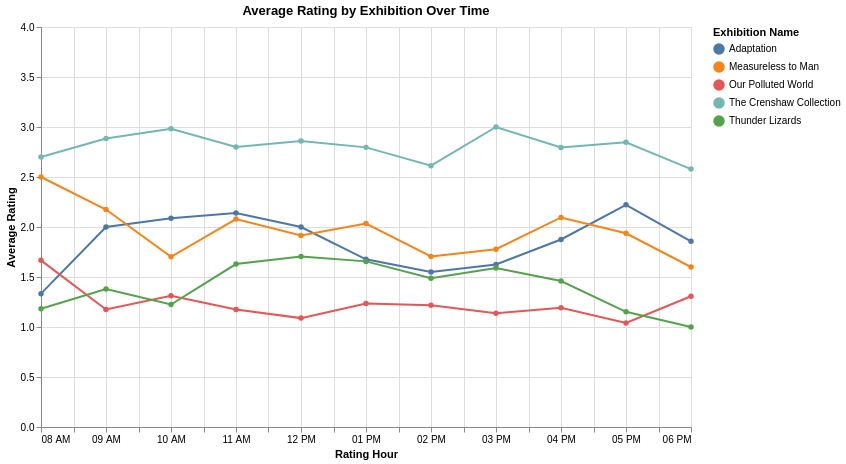

Here is the notebook cell this chart was saved with:
### Markdown cell above
## Visualisations - Average Rating by Exhibition Over Time

We can see how the average rating for each exhibition changes over the course of the day. The line chart allows us to identify trends and patterns in visitor ratings at different hours.

We can see that 'The Crenshaw Collection' tends to have higher average ratings during the morning hours, while other exhibitions show more consistent ratings throughout the day.

'Cetacean Sensations' is purposefully not included in the graph as there are no ratings available for this exhibition during the observed time period.

### Code cell
query = """
    SELECT
        EXTRACT(HOUR FROM r.time_at) AS rating_hour,
        e.exhibition_name,
        AVG(r.rating_value)::FLOAT AS avg_rating
    FROM exhibitions e
    JOIN ratings r USING (exhibition_id)
    GROUP BY EXTRACT(HOUR FROM r.time_at), e.exhibition_name
    ORDER BY rating_hour ASC;
    """
with conn.cursor() as cursor:
    cursor.execute(query)
    rows = cursor.fetchall()
    colnames = [desc[0] for desc in cursor.description]
    df = pd.DataFrame(rows, columns=colnames)

df

df['rating_hour'] = df['rating_hour'].astype(int)
df['rating_time'] = pd.to_datetime(df['rating_hour'].astype(int), format='%H')
df['avg_rating'] = df['avg_rating'].astype(float)

chart = alt.Chart(df).mark_line(point=True).encode(
    x=alt.X(
        'rating_time:T',
        title='Rating Hour',
        # Formats as '08 AM', '01 PM', etc.
        axis=alt.Axis(format='%I %p', labelAngle=0)
    ),
    y=alt.Y('avg_rating:Q', title='Average Rating',
            scale=alt.Scale(domain=[0, 4])),
    color=alt.Color('exhibition_name:N', title='Exhibition Name'),
    tooltip=[
        'exhibition_name',
        alt.Tooltip('rating_time:T', format='%I:%M %p', title='Hour'),
        alt.Tooltip('avg_rating:Q', format='.2f', title='Avg Rating')
    ]
).properties(
    title='Average Rating by Exhibition Over Time',
    width=650,
    height=400
)

chart

### Figure 1 — Vega-Lite specification as saved in the notebook (floating-point values rounded to 4 significant figures)
{"config": {"view": {"continuousWidth": 300, "continuousHeight": 300}}, "data": {"name": "data-0ffd875607414303c146bd408181ef12"}, "mark": {"type": "line", "point": true}, "encoding": {"color": {"field": "exhibition_name", "title": "Exhibition Name", "type": "nominal"}, "tooltip": [{"field": "exhibition_name", "type": "nominal"}, {"field": "rating_time", "format": "%I:%M %p", "title": "Hour", "type": "temporal"}, {"field": "avg_rating", "format": ".2f", "title": "Avg Rating", "type": "quantitative"}], "x": {"axis": {"format": "%I %p", "labelAngle": 0}, "field": "rating_time", "title": "Rating Hour", "type": "temporal"}, "y": {"field": "avg_rating", "scale": {"domain": [0, 4]}, "title": "Average Rating", "type": "quantitative"}}, "height": 400, "title": "Average Rating by Exhibition Over Time", "width": 650, "$schema": "https://vega.github.io/schema/vega-lite/v6.4.1.json", "datasets": {"data-0ffd875607414303c146bd408181ef12": [{"rating_hour": 8, "exhibition_name": "Adaptation", "avg_rating": 1.333, "rating_time": "1900-01-01T08:00:00"}, {"rating_hour": 8, "exhibition_name": "Measureless to Man", "avg_rating": 2.5, "rating_time": "1900-01-01T08:00:00"}, {"rating_hour": 8, "exhibition_name": "Our Polluted World", "avg_rating": 1.667, "rating_time": "1900-01-01T08:00:00"}, {"rating_hour": 8, "exhibition_name": "The Crenshaw Collection", "avg_rating": 2.7, "rating_time": "1900-01-01T08:00:00"}, {"rating_hour": 8, "exhibition_name": "Thunder Lizards", "avg_rating": 1.182, "rating_time": "1900-01-01T08:00:00"}, {"rating_hour": 9, "exhibition_name": "Adaptation", "avg_rating": 2.0, "rating_time": "1900-01-01T09:00:00"}, {"rating_hour": 9, "exhibition_name": "Measureless to Man", "avg_rating": 2.175, "rating_time": "1900-01-01T09:00:00"}, {"rating_hour": 9, "exhibition_name": "Our Polluted World", "avg_rating": 1.175, "rating_time": "1900-01-01T09:00:00"}, {"rating_hour": 9, "exhibition_name": "The Crenshaw Collection", "avg_rating": 2.885, "rating_time": "1900-01-01T09:00:00"}, {"rating_hour": 9, "exhibition_name": "Thunder Lizards", "avg_rating": 1.38, "rating_time": "1900-01-01T09:00:00"}, {"rating_hour": 10, "exhibition_name": "Adaptation", "avg_rating": 2.088, "rating_time": "1900-01-01T10:00:00"}, {"rating_hour": 10, "exhibition_name": "Measureless to Man", "avg_rating": 1.702, "rating_time": "1900-01-01T10:00:00"}, {"rating_hour": 10, "exhibition_name": "Our Polluted World", "avg_rating": 1.312, "rating_time": "1900-01-01T10:00:00"}, {"rating_hour": 10, "exhibition_name": "The Crenshaw Collection", "avg_rating": 2.981, "rating_time": "1900-01-01T10:00:00"}, {"rating_hour": 10, "exhibition_name": "Thunder Lizards", "avg_rating": 1.224, "rating_time": "1900-01-01T10:00:00"}, {"rating_hour": 11, "exhibition_name": "Adaptation", "avg_rating": 2.139, "rating_time": "1900-01-01T11:00:00"}, {"rating_hour": 11, "exhibition_name": "Measureless to Man", "avg_rating": 2.079, "rating_time": "1900-01-01T11:00:00"}, {"rating_hour": 11, "exhibition_name": "Our Polluted World", "avg_rating": 1.175, "rating_time": "1900-01-01T11:00:00"}, {"rating_hour": 11, "exhibition_name": "The Crenshaw Collection", "avg_rating": 2.8, "rating_time": "1900-01-01T11:00:00"}, {"rating_hour": 11, "exhibition_name": "Thunder Lizards", "avg_rating": 1.63, "rating_time": "1900-01-01T11:00:00"}, {"rating_hour": 12, "exhibition_name": "Adaptation", "avg_rating": 2.0, "rating_time": "1900-01-01T12:00:00"}, {"rating_hour": 12, "exhibition_name": "Measureless to Man", "avg_rating": 1.914, "rating_time": "1900-01-01T12:00:00"}, {"rating_hour": 12, "exhibition_name": "Our Polluted World", "avg_rating": 1.089, "rating_time": "1900-01-01T12:00:00"}, {"rating_hour": 12, "exhibition_name": "The Crenshaw Collection", "avg_rating": 2.86, "rating_time": "1900-01-01T12:00:00"}, {"rating_hour": 12, "exhibition_name": "Thunder Lizards", "avg_rating": 1.706, "rating_time": "1900-01-01T12:00:00"}, {"rating_hour": 13, "exhibition_name": "Adaptation", "avg_rating": 1.676, "rating_time": "1900-01-01T13:00:00"}, {"rating_hour": 13, "exhibition_name": "Measureless to Man", "avg_rating": 2.035, "rating_time": "1900-01-01T13:00:00"}, {"rating_hour": 13, "exhibition_name": "Our Polluted World", "avg_rating": 1.235, "rating_time": "1900-01-01T13:00:00"}, {"rating_hour": 13, "exhibition_name": "The Crenshaw Collection", "avg_rating": 2.796, "rating_time": "1900-01-01T13:00:00"}, {"rating_hour": 13, "exhibition_name": "Thunder Lizards", "avg_rating": 1.656, "rating_time": "1900-01-01T13:00:00"}, {"rating_hour": 14, "exhibition_name": "Adaptation", "avg_rating": 1.55, "rating_time": "1900-01-01T14:00:00"}, {"rating_hour": 14, "exhibition_name": "Measureless to Man", "avg_rating": 1.706, "rating_time": "1900-01-01T14:00:00"}, {"rating_hour": 14, "exhibition_name": "Our Polluted World", "avg_rating": 1.217, "rating_time": "1900-01-01T14:00:00"}, {"rating_hour": 14, "exhibition_name": "The Crenshaw Collection", "avg_rating": 2.614, "rating_time": "1900-01-01T14:00:00"}, {"rating_hour": 14, "exhibition_name": "Thunder Lizards", "avg_rating": 1.488, "rating_time": "1900-01-01T14:00:00"}, {"rating_hour": 15, "exhibition_name": "Adaptation", "avg_rating": 1.625, "rating_time": "1900-01-01T15:00:00"}, {"rating_hour": 15, "exhibition_name": "Measureless to Man", "avg_rating": 1.778, "rating_time": "1900-01-01T15:00:00"}, {"rating_hour": 15, "exhibition_name": "Our Polluted World", "avg_rating": 1.137, "rating_time": "1900-01-01T15:00:00"}, {"rating_hour": 15, "exhibition_name": "The Crenshaw Collection", "avg_rating": 3.0, "rating_time": "1900-01-01T15:00:00"}, {"rating_hour": 15, "exhibition_name": "Thunder Lizards", "avg_rating": 1.59, "rating_time": "1900-01-01T15:00:00"}, {"rating_hour": 16, "exhibition_name": "Adaptation", "avg_rating": 1.875, "rating_time": "1900-01-01T16:00:00"}, {"rating_hour": 16, "exhibition_name": "Measureless to Man", "avg_rating": 2.095, "rating_time": "1900-01-01T16:00:00"}, {"rating_hour": 16, "exhibition_name": "Our Polluted World", "avg_rating": 1.193, "rating_time": "1900-01-01T16:00:00"}, {"rating_hour": 16, "exhibition_name": "The Crenshaw Collection", "avg_rating": 2.796, "rating_time": "1900-01-01T16:00:00"}, {"rating_hour": 16, "exhibition_name": "Thunder Lizards", "avg_rating": 1.459, "rating_time": "1900-01-01T16:00:00"}, {"rating_hour": 17, "exhibition_name": "Adaptation", "avg_rating": 2.222, "rating_time": "1900-01-01T17:00:00"}, {"rating_hour": 17, "exhibition_name": "Measureless to Man", "avg_rating": 1.938, "rating_time": "1900-01-01T17:00:00"}, {"rating_hour": 17, "exhibition_name": "Our Polluted World", "avg_rating": 1.041, "rating_time": "1900-01-01T17:00:00"}, {"rating_hour": 17, "exhibition_name": "The Crenshaw Collection", "avg_rating": 2.848, "rating_time": "1900-01-01T17:00:00"}, {"rating_hour": 17, "exhibition_name": "Thunder Lizards", "avg_rating": 1.152, "rating_time": "1900-01-01T17:00:00"}, {"rating_hour": 18, "exhibition_name": "Adaptation", "avg_rating": 1.857, "rating_time": "1900-01-01T18:00:00"}, {"rating_hour": 18, "exhibition_name": "Measureless to Man", "avg_rating": 1.6, "rating_time": "1900-01-01T18:00:00"}, {"rating_hour": 18, "exhibition_name": "Our Polluted World", "avg_rating": 1.308, "rating_time": "1900-01-01T18:00:00"}, {"rating_hour": 18, "exhibition_name": "The Crenshaw Collection", "avg_rating": 2.579, "rating_time": "1900-01-01T18:00:00"}, {"rating_hour": 18, "exhibition_name": "Thunder Lizards", "avg_rating": 1.0, "rating_time": "1900-01-01T18:00:00"}]}}
